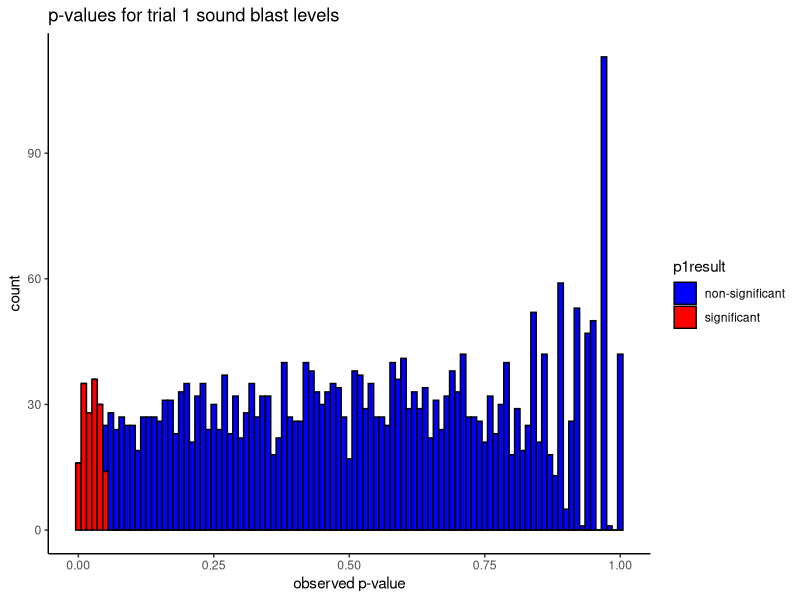
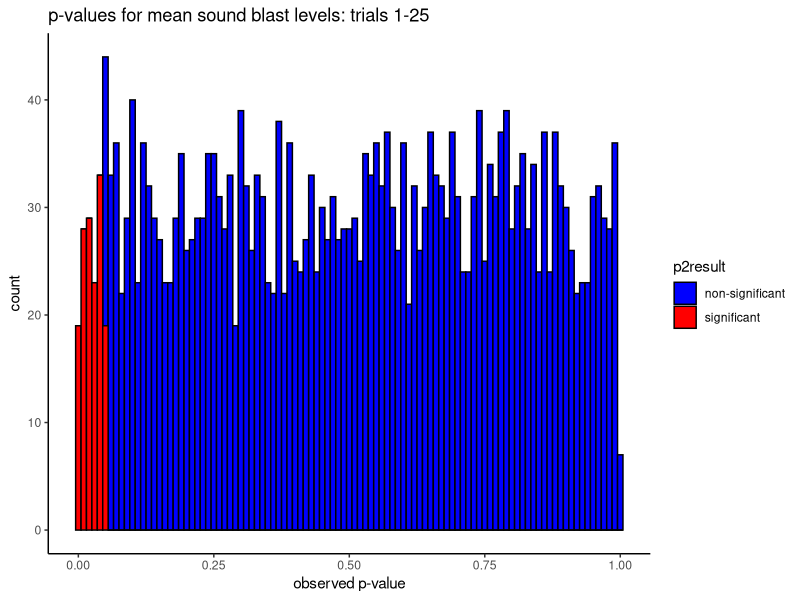
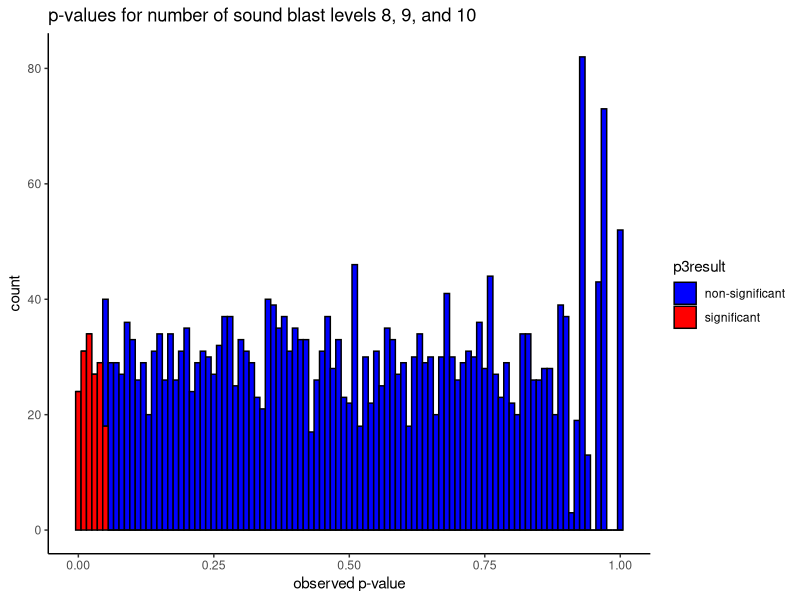
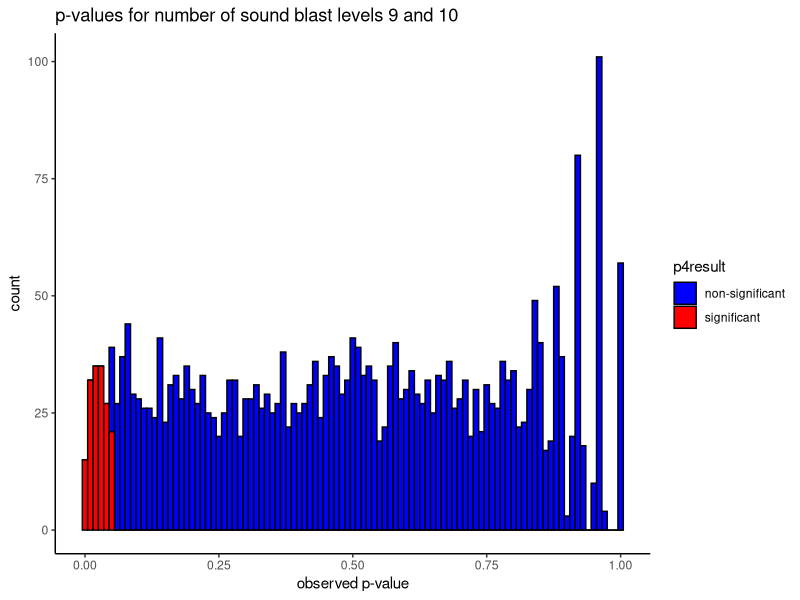
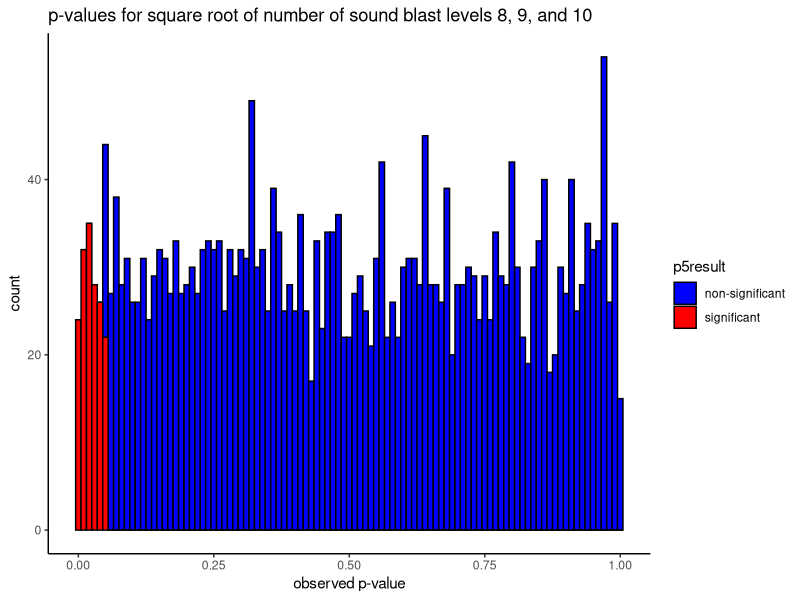
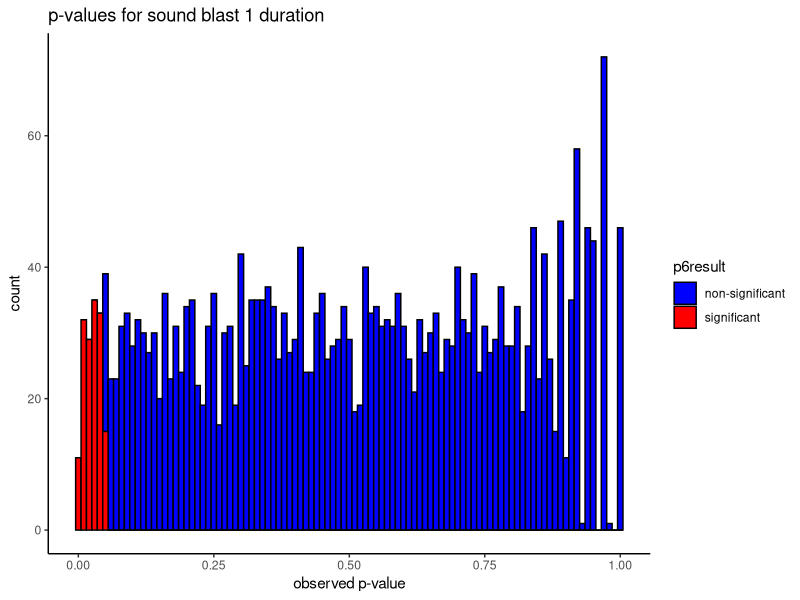
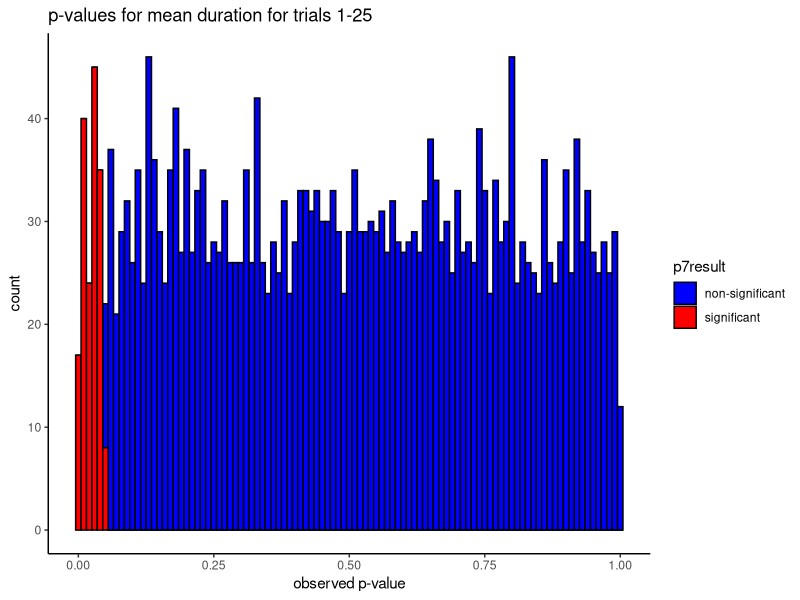
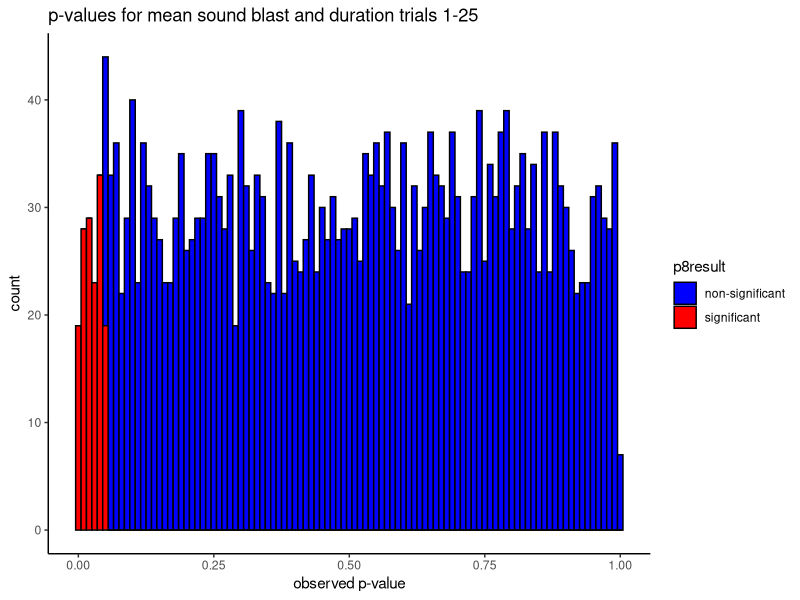

Generate these figures, in order, with R:
# This script contains simulated analyses to assess the Type I error rate
# for using the different quantifications for the Competitive Reaction
# Time Task

# This script was authored by Dr. Randy McCarthy (12/15)
# any question can be sent to rmccarthy3@niu.edu 

###############################################################################
# load these packages prior to starting 
###############################################################################

library("ggplot2")

###############################################################################
# first, set up the characteristics of your simulations
###############################################################################

nSims <- 3000             #number of simulated experiments
n <- 100                  #number of toal participants 

###############################################################################
# second, set up some empty buckets for your simulations to fill 
###############################################################################

# each of these "buckets" is for a different quantification of the CRTT
# description of each quantification follows the "bucket" 

p1 <- numeric(nSims)    # storage bin for round 1 sound blast
p2 <- numeric(nSims)    # storage bin for mean sound blast trials 1-25
p3 <- numeric(nSims)    # storage bin for number of 8's, 9's, and 10's
p4 <- numeric(nSims)    # storage bin for number of 9's, and 10's
p5 <- numeric(nSims)    # storage bin for sqrt of number of 8's, 9's, and 10's
p6 <- numeric(nSims)    # storage bin for round 1 duration
p7 <- numeric(nSims)    # storage bin for mean duration trials 1-25
p8 <- numeric(nSims)    # mean sound blast and duration trials 1-25
p9 <- numeric(nSims)    # mean of trial 1 sound blast and duration
p10 <- numeric(nSims)   # mean of Volume * duration, trials 1-25
p11 <- numeric(nSims)   # mean of Volume * log(duration), trials 1-25
p12 <- numeric(nSims)   # mean of Volume * sqrt(duration), trials 1-25
pmin <- numeric(nSims)

###############################################################################
# third, run your simulations 
###############################################################################

for(i in 1:nSims){        # for each simulated experiment
                          # generate data for trials 1-25
  group <- c(rep (0,(n/2)), rep (1,(n/2)))
  group <- factor(group, levels = c(0:1), labels = c("control", "experimental"))
  soundBlast <- replicate(25, sample(1:10, n, replace = TRUE))
  duration <- replicate(25, sample(1:10, n, replace = TRUE))
                         # compute dvs
  meanSB <- rowMeans(soundBlast)
  numHigh <- rowSums(soundBlast > 7)
  numHigh2 <- rowSums(soundBlast > 8)
  sqrtNumHigh <- sqrt(numHigh)
  meanDuration <- rowMeans(duration)
  meanSBDuration <- rowMeans(soundBlast, duration)
  meanT1 <- rowMeans(cbind(soundBlast[,1], duration[,1]))
  meanProd <- rowMeans(soundBlast*duration)
  meanProdLog <- rowMeans(soundBlast*log(duration))
  meanProdSqrt <- rowMeans(soundBlast*sqrt(duration))
  
                            # gather those variables in a data.frame
  df <- data.frame(group, soundBlast, duration, meanSB, numHigh, numHigh2,
                   sqrtNumHigh, meanDuration, meanSBDuration, meanT1, meanProd,
                   meanProdLog, meanProdSqrt)
                            # p-value using first trial sound blast
  p1[i] <- t.test(df$X1 ~ df$group)$p.value  
                         # p-value using mean sound blast of trials 1-25
  p2[i] <- t.test(df$meanSB ~ df$group)$p.value  
                         # p-value using number of 8's, 9's, and 10's
  p3[i] <- t.test(df$numHigh ~ df$group)$p.value 
                         # p-value using number of 9's, and 10's
  p4[i] <- t.test(df$numHigh2 ~ df$group)$p.value 
                         # p-value using sqrt of number of 8's, 9's, and 10's
  p5[i] <- t.test(df$sqrtNumHigh ~ df$group)$p.value 
                        # p-value using first trial sound blast
  p6[i] <- t.test(df$X1.1 ~ df$group)$p.value 
                        # p-value using mean duration of trials 1-25
  p7[i] <- t.test(df$meanDuration ~ df$group)$p.value 
                       # p-value using mean of mean blast & mean duration of trials 1-25
  p8[i] <- t.test(df$meanSBDuration ~ df$group)$p.value 
                        # mean of trial 1 sound blast and duration
  p9[i] <- t.test(df$meanT1 ~ df$group)$p.value 
                        # mean of Volume * duration, trials 1-25
  p10[i] <- t.test(df$meanProd ~ df$group)$p.value
                        # mean of Volume * log(duration), trials 1-25
  p11[i] <- t.test(df$meanProdLog ~ df$group)$p.value
                        # mean of Volume * sqrt(duration), trials 1-25
  p12[i] <- t.test(df$meanProdSqrt ~ df$group)$p.value
                         # min p-value of different quantifications
  pmin[i] <- min(p1[i], p2[i], p3[i], p4[i], p5[i], p6[i], p7[i], p8[i], p9[i], p10[i], 
                 p11[i], p12[i])
}

###############################################################################
# fourth, gathering p-values and graphing results 
###############################################################################

d <- data.frame(p1, p2, p3, p4, p5, p6, p7, p8, p9, p10, p11, p12, pmin)

# histogram for round 1 sound blast levels 
p1result <- ifelse(p1 <= .05,
                   "significant",
                   "non-significant")

p1Hist <- ggplot(d, aes(p1, fill = p1result)) 
p1Hist + geom_histogram(binwidth = .01, color = "black") +
  scale_fill_manual (values = c("blue", "red")) +
  labs(x = "observed p-value") + 
  ggtitle("p-values for trial 1 sound blast levels") +
theme_classic()

# proportion of p-values less than .05 for round 1 sound blast levels
type1 <- cat("the proportion of significant results is",
             (sum(p1 <= 0.05)/nSims*100),"%")

# histogram for p-values for mean sound blast of trials 1-25
p2result <- ifelse(p2 <= .05,
                   "significant",
                   "non-significant")

p2Hist <- ggplot(d, aes(p2, fill = p2result)) 
p2Hist + geom_histogram(binwidth = .01, color = "black") +
  scale_fill_manual (values = c("blue", "red")) +
  labs(x = "observed p-value") + 
  ggtitle("p-values for mean sound blast levels: trials 1-25") +
  theme_classic()

# proportion of p-values less than .05 for mean sound blast of trials 1-25
type1 <- cat("the proportion of significant results is",
             (sum(p2 <= 0.05)/nSims*100),"%")

# histogram for p-values for number of 8's, 9's, and 10's
p3result <- ifelse(p3 <= .05,
                   "significant",
                   "non-significant")

p3Hist <- ggplot(d, aes(p3, fill = p3result)) 
p3Hist + geom_histogram(binwidth = .01, color = "black") +
  scale_fill_manual (values = c("blue", "red")) +
  ggtitle("p-values for number of sound blast levels 8, 9, and 10") +
  labs(x = "observed p-value") + 
  theme_classic()

# proportion of p-values less than .05 for number of 8's, 9's, and 10's
type1 <- cat("the proportion of significant results is",
             (sum(p3 <= 0.05)/nSims*100),"%")

# histogram for p-values for number of 9's, and 10's
p4result <- ifelse(p4 <= .05,
                   "significant",
                   "non-significant")

p4Hist <- ggplot(d, aes(p4, fill = p4result)) 
p4Hist + geom_histogram(binwidth = .01, color = "black") +
  scale_fill_manual (values = c("blue", "red")) +
  labs(x = "observed p-value") + 
  ggtitle("p-values for number of sound blast levels 9 and 10") +
  theme_classic()

# proportion of p-values less than .05 for number of 9's, and 10's
type1 <- cat("the proportion of significant results is",
             (sum(p4 <= 0.05)/nSims*100),"%")

# histogram for p-values for sqrt of number of 8's, 9's, and 10's
p5result <- ifelse(p5 <= .05,
                   "significant",
                   "non-significant")

p5Hist <- ggplot(d, aes(p5, fill = p5result)) 
p5Hist + geom_histogram(binwidth = .01, color = "black") +
  scale_fill_manual (values = c("blue", "red")) +
  labs(x = "observed p-value") + 
  ggtitle("p-values for square root of number of sound blast levels 8, 9, and 10") +
  theme_classic()

# proportion of p-values less than .05 for sqrt of number of 8's, 9's, and 10's
type1 <- cat("the proportion of significant results is",
             (sum(p5 <= 0.05)/nSims*100),"%")

# histogram for round 1 sound blast duration 
p6result <- ifelse(p6 <= .05,
                   "significant",
                   "non-significant")

p6Hist <- ggplot(d, aes(p6, fill = p6result)) 
p6Hist + geom_histogram(binwidth = .01, color = "black") +
  scale_fill_manual (values = c("blue", "red")) +
  labs(x = "observed p-value") + 
  ggtitle("p-values for sound blast 1 duration") +
  theme_classic()

# proportion of p-values less than .05 for round 1 sound blast duration
type1 <- cat("the proportion of significant results is",
             (sum(p6 <= 0.05)/nSims*100),"%")

# histogram for p-values for mean duration of trials 1-25
p7result <- ifelse(p7 <= .05,
                   "significant",
                   "non-significant")

p7Hist <- ggplot(d, aes(p7, fill = p7result)) 
p7Hist + geom_histogram(binwidth = .01, color = "black") +
  scale_fill_manual (values = c("blue", "red")) +
  labs(x = "observed p-value") + 
  ggtitle("p-values for mean duration for trials 1-25") +
  theme_classic()

# proportion of p-values less than .05 for mean duration of trials 1-25
type1 <- cat("the proportion of significant results is",
             (sum(p7 <= 0.05)/nSims*100),"%")

# histogram for p-values for mean sound blasts and duration of trials 1-25
p8result <- ifelse(p8 <= .05,
                   "significant",
                   "non-significant")

p8Hist <- ggplot(d, aes(p8, fill = p8result)) 
p8Hist + geom_histogram(binwidth = .01, color = "black") +
  scale_fill_manual (values = c("blue", "red")) +
  labs(x = "observed p-value") + 
  ggtitle("p-values for mean sound blast and duration trials 1-25") +
  theme_classic()

# proportion of p-values less than .05 for mean duration of trials 1-25
type1 <- cat("the proportion of significant results is",
             (sum(p8 <= 0.05)/nSims*100),"%")

###############################################################################

# histogram for minimum p-values
pminresult <- ifelse(pmin <= .05,
                     "significant",
                     "non-significant")

pminHist <- ggplot(d, aes(pmin, fill = pminresult)) 
pminHist + geom_histogram(binwidth = .01, color = "black") +
  scale_fill_manual (values = c("blue", "red")) +
  labs(x = "minimum observed p-value") +
  ggtitle("minimum observed p-value from any CRTT quantification") +
  theme_classic()

# proportion of any p-values less than .05 
type1 <- cat("the proportion of any significant result is",
             (sum(pmin <= 0.05)/nSims*100),"%")
